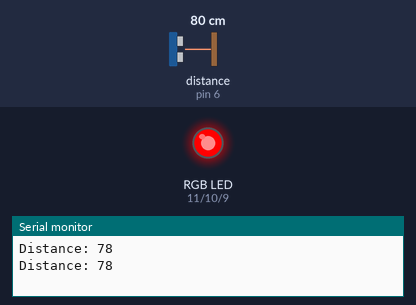
The sketch below on a simulated Arduino Uno, built with avr-gcc and run on an emulated ATmega328P. On the bench: an RGB LED mixed from three pins (HIGH = lit), the last lines printed to the serial monitor. Wiring (inferred from the names in the program): ultrasonic range finder: trigger pin 4; echo pin 6. The inputs (shaded band) are chosen by the test bench; at power-on: distance to the obstacle (sensor on pin 6) 80 cm. The echo pulse lasts 58.3 µs per cm; pins used as bus, display or sensor lines are not drawn.

Above: at 4.8 s.
4.9 s: distance to the obstacle (sensor on pin 6) set to 99 cm
7.9 s: distance to the obstacle (sensor on pin 6) set to 106 cm
At 9.0 s:
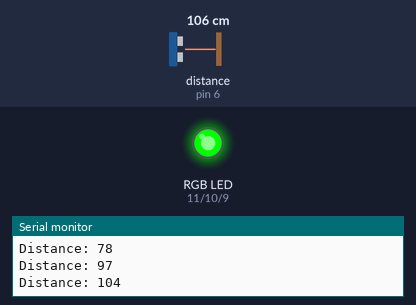
10.9 s: distance to the obstacle (sensor on pin 6) set to 199 cm
13.9 s: distance to the obstacle (sensor on pin 6) set to 207 cm
At 14.8 s:
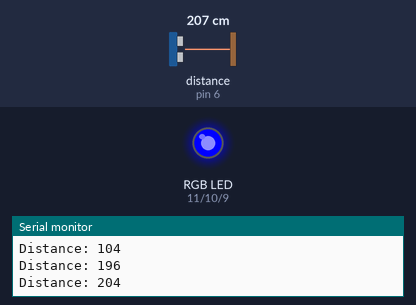
16.9 s: distance to the obstacle (sensor on pin 6) set to 2 cm
At 18.4 s:
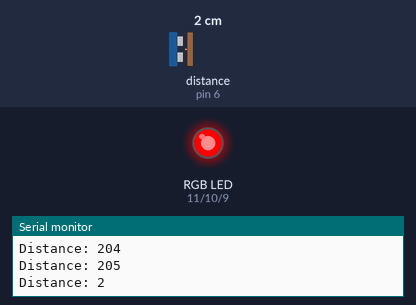
19.9 s: distance to the obstacle (sensor on pin 6) set to 120 cm
At 21.4 s:
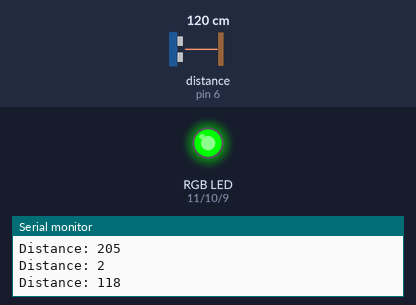
Timing chart, 0 to 22.9 s (numbered marks = the images above; inputs shaded):
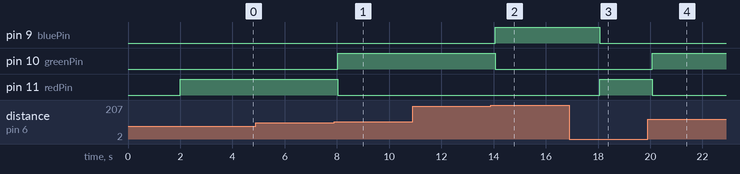

Measured:
- the behaviour switches between 102 and 103 cm on distance to the obstacle (sensor on pin 6) (found by bisection; images 0 and 1)
- the behaviour switches between 203 and 204 cm on distance to the obstacle (sensor on pin 6) (found by bisection; images 1 and 2)
- after the input at 7.9 s, pin 10 (greenPin): LOW → HIGH after 0.12 s; pin 11 (redPin): HIGH → LOW after 0.12 s
- after the input at 13.9 s, pin 9 (bluePin): LOW → HIGH after 0.16 s; pin 10 (greenPin): HIGH → LOW after 0.16 s
- after the input at 16.9 s, pin 9 (bluePin): HIGH → LOW after 1.2 s; pin 11 (redPin): LOW → HIGH after 1.2 s
- after the input at 19.9 s, pin 10 (greenPin): LOW → HIGH after 0.18 s; pin 11 (redPin): HIGH → LOW after 0.18 s

The sketch:

sketch.ino
```cpp
int redPin = 11;
int greenPin = 10;
int bluePin = 9;
int trigPin = 4;
int echoPin = 6;

long duration;
int distance;


void setup() {
//  LED RGB
pinMode(redPin, OUTPUT);
pinMode(greenPin, OUTPUT);
pinMode(bluePin, OUTPUT);

// ULTRASOUND
pinMode(trigPin, OUTPUT);
pinMode(echoPin, INPUT);
Serial.begin(9600);
}

void loop() {
  // Clear the trig pin
  digitalWrite(trigPin, LOW);
  delay(2000);
  digitalWrite(trigPin, HIGH);
  delayMicroseconds(10);
  digitalWrite(trigPin, LOW);

  // Reads the echoPin, returns the sound wave travel time in microseconds
  duration = pulseIn(echoPin, HIGH);

  // Calculating the distance
  distance= duration*0.034/2;

  // Prints the distance on the Serial Monitor
  Serial.print("Distance: ");
  Serial.println(distance);

  // Calculates the distance and switch the according lights
  if (distance > 0 & distance <= 100){
    digitalWrite(redPin, HIGH);
    digitalWrite(greenPin, LOW);
    digitalWrite(bluePin, LOW);

  }
  else if (distance > 100 & distance <= 200){
    digitalWrite(redPin, LOW);
    digitalWrite(greenPin, HIGH);
    digitalWrite(bluePin, LOW);
  }
  else if (distance > 200){
    digitalWrite(redPin, LOW);
    digitalWrite(greenPin, LOW);
    digitalWrite(bluePin, HIGH);
  }


}
```
